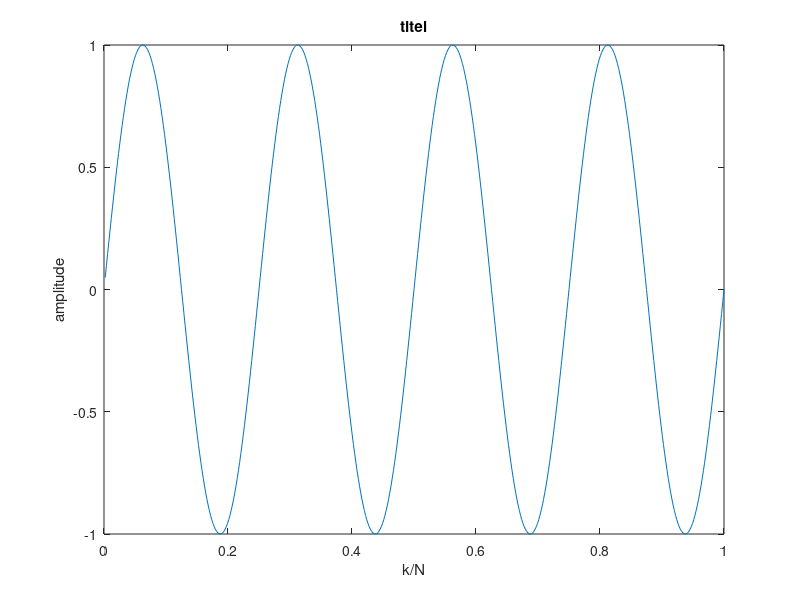

This chart was generated by the following MATLAB code:
N=512;

k=(1:1:N)/N;

%Source signal: a
a = sin(2*pi*4*k);

%Noisy signal: b = a + r
r=rand(1,N)-0.5;

plot(k,a)
title('titel');
xlabel('k/N'); 
ylabel('amplitude');